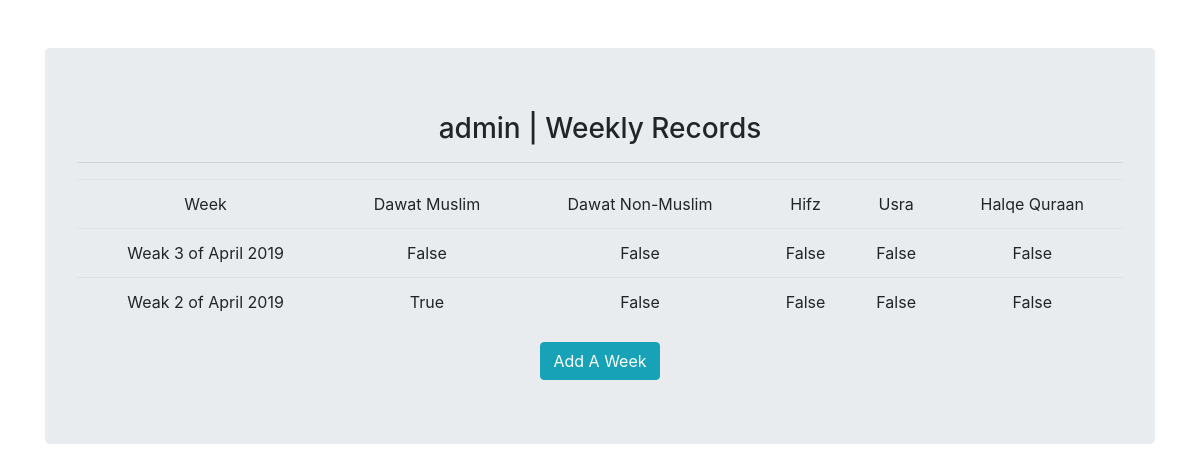
Screenshot of /weekly/ (signed in) with the database file from the repository.
### portal/models.py (models this page shows, shortened)
class User(AbstractUser):
    city = models.CharField(max_length=30, blank=True)
    def __str__(self):
        return self.first_name if self.first_name else self.username

class MyWeek(models.Model):
    user = models.ForeignKey(User, on_delete=models.PROTECT)
    week_date = models.DateField()
    dawat_muslim = models.BooleanField(default=False)
    dawat_non_muslim = models.BooleanField(default=False)
    hifz = models.BooleanField(default=False)
    usra = models.BooleanField(default=False)
    halq_quran = models.BooleanField(default=False)
    @property
    def take_month_name(self):
        return self.week_date.strftime('%B %Y')
    @property
    def take_week_name(self):
        return "Weak {} of {}".format(self.take_month_week_number, self.take_month_name)
    @property
    def take_month_week_number(self):
        return (self.week_date.day//8)+1
    class Meta:
        verbose_name = 'Week'
        verbose_name_plural = 'Weeks'
        unique_together = ('user', 'week_date')

### portal/views.py (the view)
# urls.py: url(r'^weekly/$', views.weekly, name='weekly'),
@login_required
def weekly(request):
    context = {'weeks': request.user.myweek_set.all()}
    return render(request, 'portal/weekly.html', context)

### portal/templates/portal/weekly.html (shortened to what this page needs)
{% extends "portal/base.html" %}
{% block body %}
    <div class="jumbotron text-center">
        <h3>{{ user }} | Weekly Records</h3>
        <hr>
        <table class="table-stripped table table-hover">
            <tr>
                <td>Week</td>
                <td>Dawat Muslim</td>
                <td>Dawat Non-Muslim</td>
                <td>Hifz</td>
                <td>Usra</td>
                <td>Halqe Quraan</td>
            </tr>
            {% for week in weeks %}
                <tr>
                    <td>{{ week.take_week_name }}</td>
                    <td>{{ week.dawat_muslim }}</td>
                    <td>{{ week.dawat_non_muslim }}</td>
                    <td>{{ week.hifz }}</td>
                    <td>{{ week.usra }}</td>
                    <td>{{ week.halq_quran }}</td>
                </tr>
            {% endfor %}
        </table>
        <a href="{% url "week_add" %}"><button class="btn btn-info">Add A Week</button></a>
    </div>
{% endblock %}

### portal/templates/portal/base.html (shortened to what this page needs)
<!DOCTYPE html>
<html lang="en">
<head>
    <link rel="stylesheet" href="https://maxcdn.bootstrapcdn.com/bootstrap/4.0.0/css/bootstrap.min.css">
</head>
<body>
    <div class="container">
        <br><br>
        {% block body %}
        {% endblock %}
    </div>
</body>
</html>

### rows the page displays
User: first_name+username "admin"
MyWeek: take_week_name "Weak 3 of April 2019", dawat_muslim "False", dawat_non_muslim "False", hifz "False", usra "False", halq_quran "False"
MyWeek: take_week_name "Weak 2 of April 2019", dawat_muslim "True", dawat_non_muslim "False", hifz "False", usra "False", halq_quran "False"
